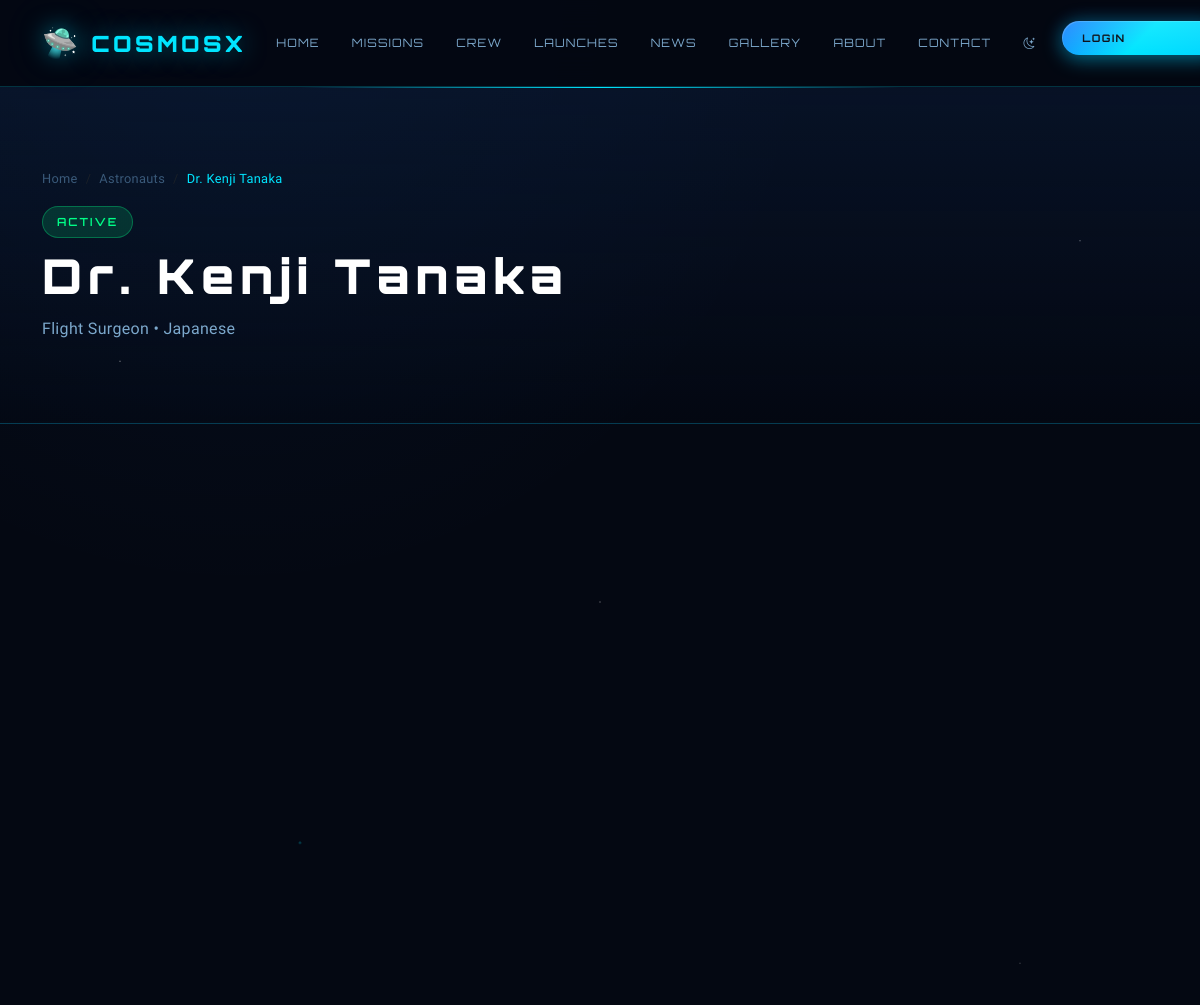
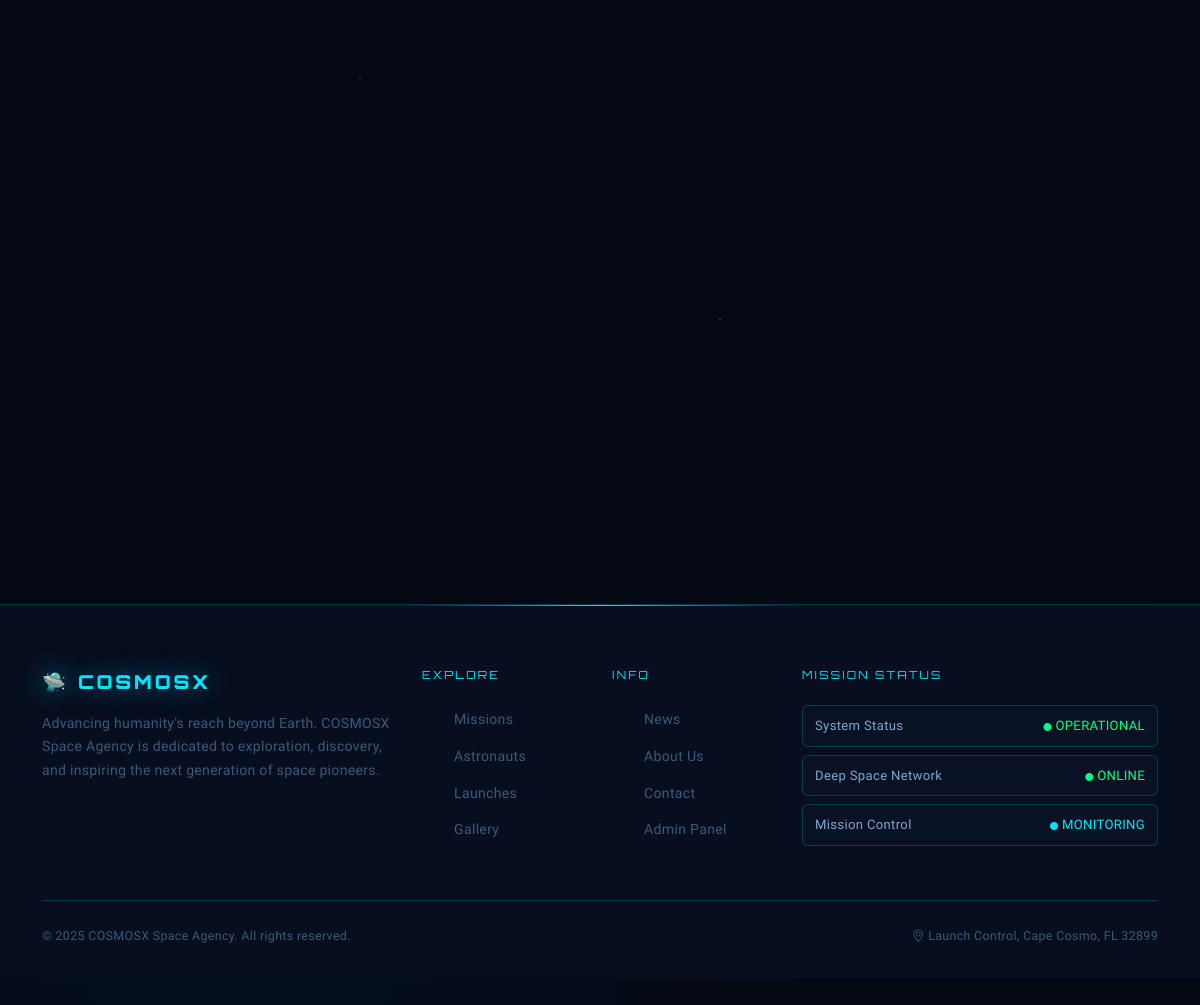
/astronauts/2/, run on the app's committed database (2 pictures, top to bottom).
### space_portal/models.py (models this page shows, shortened)
class Astronaut(models.Model):
    STATUS_CHOICES = [
        ('active', 'Active'),
        ('retired', 'Retired'),
        ('training', 'In Training'),
    ]
    name = models.CharField(max_length=200)
    nationality = models.CharField(max_length=100)
    status = models.CharField(max_length=20, choices=STATUS_CHOICES, default='active')
    bio = models.TextField()
    missions_count = models.IntegerField(default=0)
    hours_in_space = models.FloatField(default=0.0)
    birth_date = models.DateField(null=True, blank=True)
    rank = models.CharField(max_length=100, blank=True)
    specialization = models.CharField(max_length=200, blank=True)
    image_url = models.URLField(blank=True, default='')
    missions = models.ManyToManyField(Mission, blank=True, related_name='astronauts')
    created_at = models.DateTimeField(auto_now_add=True)
    class Meta:
        ordering = ['name']

### space_portal/views.py (the view)
# urls.py: path('astronauts/<int:pk>/', views.astronaut_detail, name='astronaut_detail'),
def astronaut_detail(request, pk):
    astronaut = get_object_or_404(Astronaut, pk=pk)
    context = {'astronaut': astronaut}
    return render(request, 'space_portal/astronaut_detail.html', context)

### templates/space_portal/astronaut_detail.html (shortened to what this page needs)
{% extends 'base.html' %}
{% block content %}
<div class="page-header">
  <div class="container">
    <nav aria-label="breadcrumb" style="margin-bottom:16px;">
      <ol class="breadcrumb" style="background:none;padding:0;font-size:0.8rem;">
        <li class="breadcrumb-item"><a href="{% url 'home' %}" style="color:var(--text-muted);">Home</a></li>
        <li class="breadcrumb-item"><a href="{% url 'astronauts' %}" style="color:var(--text-muted);">Astronauts</a></li>
        <li class="breadcrumb-item active" style="color:var(--accent-cyan);">{{ astronaut.name }}</li>
      </ol>
    </nav>
    <span class="card-badge {% if astronaut.status == 'active' %}badge-active{% elif astronaut.status == 'retired' %}badge-completed{% else %}badge-planned{% endif %}" style="font-size:0.7rem;padding:5px 14px;margin-bottom:12px;display:inline-block;">
      {{ astronaut.get_status_display|upper }}
    </span>
    <h1 class="page-header-title">{{ astronaut.name }}</h1>
    <p class="page-header-sub">{{ astronaut.rank|default:"Astronaut" }} &bull; {{ astronaut.nationality }}</p>
  </div>
</div>
<section class="section-pad">
  <div class="container">
    <div class="row g-5">
      <div class="col-lg-4">
      </div>
      <div class="col-lg-8">
      </div>
    </div>
  </div>
</section>
{% endblock %}

### static/css/main.css (style rules this page uses)
:root { --space-black: #040812; --space-dark: #070e1f; --space-navy: #0a1628; --space-blue: #0d2245; --accent-cyan: #00e5ff; --accent-electric: #1a7fff; --accent-gold: #ffd700; --accent-red: #ff3d5a; --accent-green: #00ff88; --text-primary: #e8f4ff; --text-secondary: #7ca8cc; --text-muted: #3a5a7a; --border-glow: rgba(0, 229, 255, 0.2); --card-bg: rgba(10, 22, 40, 0.85); --nav-bg: rgba(4, 8, 18, 0.96); --font-display: 'Orbitron', sans-serif; --font-body: 'Exo 2', sans-serif; --glow-cyan: 0 0 25px rgba(0, 229, 255, 0.5), 0 0 75px rgba(0, 229, 255, 0.15); --glow-gold: 0 0 20px rgba(255, 215, 0, 0.4); --transition: all 0.4s cubic-bezier(0.4, 0, 0.2, 1); --light-space-black: #f8f9fa; --light-space-dark: #e9ecef; --light-space-navy: #dee2e6; --light-space-blue: #ced4da; --light-accent-cyan: #0d6efd; --light-accent-electric: #6610f2; --light-accent-gold: #fd7e14; --light-accent-red: #dc3545; --light-accent-green: #198754; --light-text-primary: #212529; --light-text-secondary: #6c757d; --light-text-muted: #adb5bd; --light-border-glow: rgba(13, 110, 253, 0.2); --light-card-bg: rgba(248, 249, 250, 0.9); --light-nav-bg: rgba(255, 255, 255, 0.95); }
*, *::before, *::after { box-sizing: border-box; margin: 0; padding: 0; }
html { scroll-behavior: smooth; }
body { background-color: var(--space-black); color: var(--text-primary); font-family: var(--font-body); font-weight: 300; line-height: 1.8; overflow-x: hidden; opacity: 0; transition: opacity 0.65s ease, background-color 0.45s ease; background-image: radial-gradient(ellipse 80% 50% at 20% 0%, rgba(26, 127, 255, 0.06) 0%, transparent 60%), radial-gradient(ellipse 60% 40% at 80% 100%, rgba(0, 229, 255, 0.04) 0%, transparent 60%); letter-spacing: 0.02em; }
body::before { content: ''; position: fixed; inset: 0; background-image: radial-gradient(1px 1px at 10% 15%, rgba(255,255,255,0.6) 0%, transparent 100%), radial-gradient(1px 1px at 30% 45%, rgba(255,255,255,0.4) 0%, transparent 100%), radial-gradient(1px 1px at 50% 25%, rgba(255,255,255,0.5) 0%, transparent 100%), radial-gradient(1px 1px at 70% 70%, rgba(255,255,255,0.3) 0%, transparent 100%), radial-gradient(1px 1px at 90% 10%, rgba(255,255,255,0.6) 0%, transparent 100%), radial-gradient(1px 1px at 15% 80%, rgba(255,255,255,0.4) 0%, transparent 100%), radial-gradient(1px 1px at 60% 55%, rgba(255,255,255,0.5) 0%, transparent 100%), radial-gradient(1px 1px at 85% 40%, rgba(255,255,255,0.3) 0%, transparent 100%), radial-gradient(2px 2px at 25% 35%, rgba(0,229,255,0.3) 0%, transparent 100%), radial-gradient(2px 2px at 75% 85%, rgba(26,127,255,0.3) 0%, transparent 100%); pointer-events: none; z-index: 0; }
section { position: relative; z-index: 1; padding: 90px 0; }
body.page-loaded { opacity: 1; }
h1, h2, h3, h4, h5, h6 { font-family: var(--font-display); color: var(--text-primary); letter-spacing: 0.08em; font-weight: 700; line-height: 1.2; margin-bottom: 1.2em; }
h1 { font-size: 3.5rem; font-weight: 900; letter-spacing: 0.12em; line-height: 1.1; }
p { line-height: 1.8; margin-bottom: 1.2em; font-weight: 300; font-size: 1rem; letter-spacing: 0.02em; }
a { color: var(--accent-cyan); text-decoration: none; transition: var(--transition); font-weight: 500; }
.card-badge { font-family: var(--font-display); font-size: 0.62rem; letter-spacing: 0.18em; padding: 4px 12px; border-radius: 20px; display: inline-block; margin-bottom: 14px; font-weight: 600; text-transform: uppercase; }
.badge-active { background: rgba(0, 255, 136, 0.15); color: var(--accent-green); border: 1px solid rgba(0, 255, 136, 0.3); }
.page-header { padding: 80px 0 60px; background: linear-gradient(180deg, rgba(13, 34, 69, 0.4) 0%, transparent 100%); border-bottom: 1px solid var(--border-glow); position: relative; overflow: hidden; }
.page-header::before { content: ''; position: absolute; top: 0; left: 50%; width: 600px; height: 1px; background: linear-gradient(90deg, transparent, var(--accent-cyan), transparent); transform: translateX(-50%); }
.page-header-title { font-family: var(--font-display); font-size: clamp(2rem, 4vw, 3.5rem); font-weight: 900; color: #fff; margin-bottom: 12px; }
.page-header-sub { color: var(--text-secondary); font-size: 1rem; }
.section-pad { padding: 80px 0; }

### data on the page
Astronaut: name "Dr. Kenji Tanaka", status "ACTIVE", rank "Flight Surgeon", nationality "Japanese"
